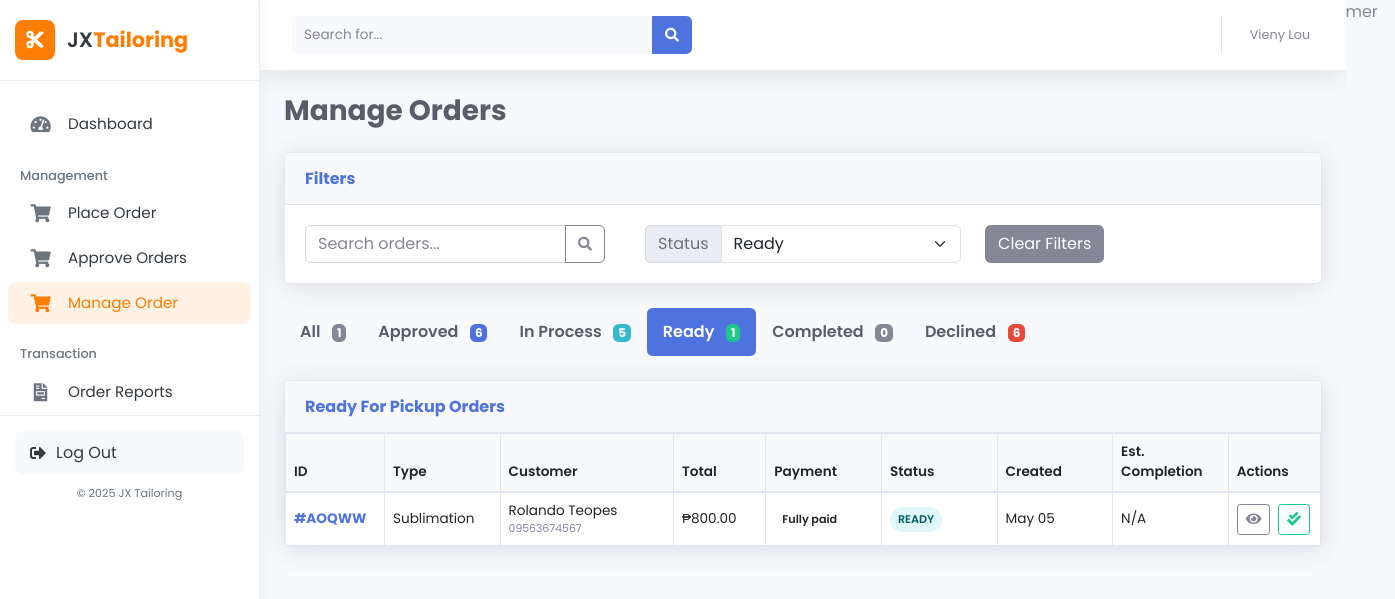
Before: /staff/manage_orders.php?status=ready_for_pickup (signed in) with the older database file.
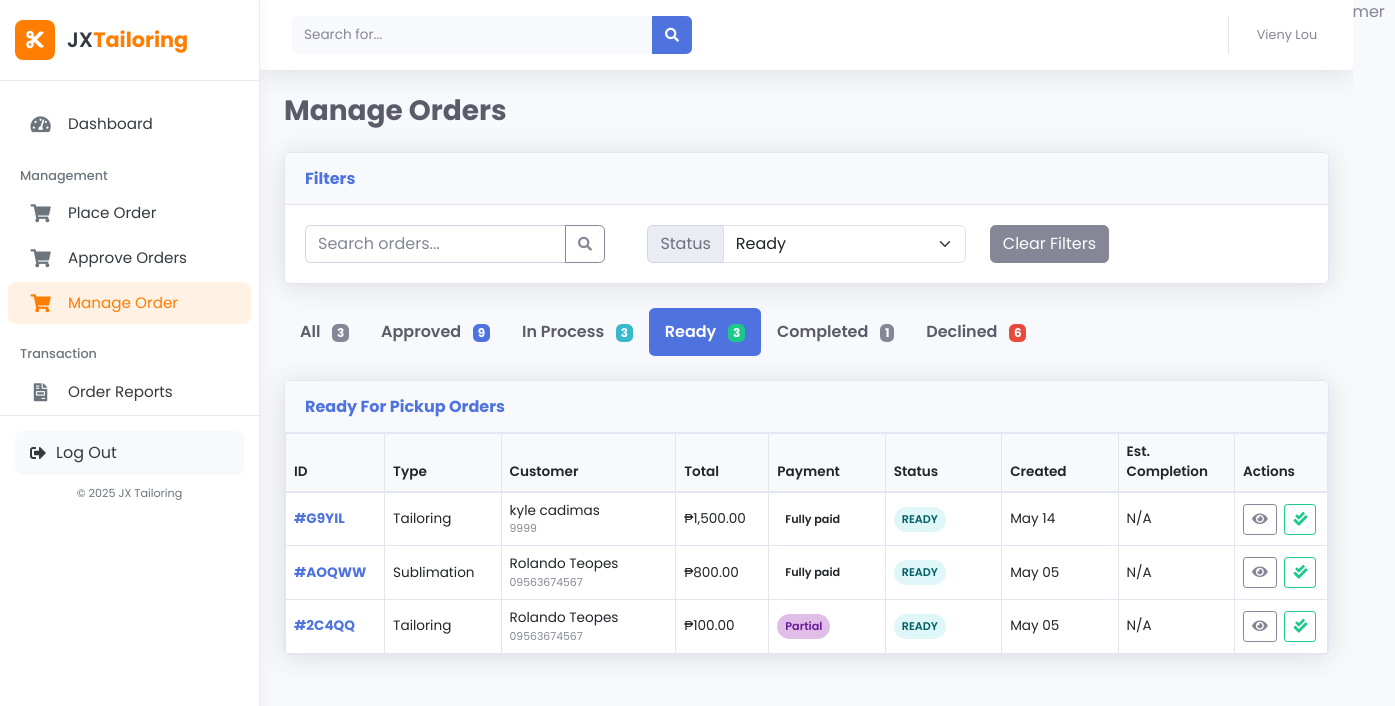
After: the same page with the newer database file.
### tables this page shows
CREATE TABLE `orders` (
  `order_id` varchar(10) NOT NULL,
  `customer_id` int(11) NOT NULL,
  `order_type` enum('tailoring','sublimation') NOT NULL,
  `total_amount` decimal(10,2) NOT NULL,
  `downpayment_amount` decimal(10,2) NOT NULL,
  `payment_method` enum('cash','gcash') NOT NULL,
  `payment_status` enum('pending','downpayment_paid','fully_paid') DEFAULT 'pending',
  `order_status` enum('pending_approval','declined','approved','forward_to_sublimator','in_process','printing_done','ready_for_pickup','completed') DEFAULT 'pending_approval',
  `staff_id` int(11) DEFAULT NULL,
  `manager_id` int(11) DEFAULT NULL,
  `notes` text DEFAULT NULL,
  `created_at` timestamp NOT NULL DEFAULT current_timestamp(),
  `updated_at` timestamp NOT NULL DEFAULT current_timestamp() ON UPDATE current_timestamp(),
  `screenshot_path` varchar(255) DEFAULT NULL,
  `status_history` text DEFAULT NULL
);

CREATE TABLE `customers` (
  `customer_id` int(11) NOT NULL,
  `username` varchar(50) NOT NULL,
  `password` varchar(255) NOT NULL,
  `email` varchar(100) NOT NULL,
  `first_name` varchar(50) NOT NULL,
  `last_name` varchar(50) NOT NULL,
  `phone_number` varchar(20) DEFAULT NULL,
  `address` text DEFAULT NULL,
  `created_at` timestamp NOT NULL DEFAULT current_timestamp(),
  `updated_at` timestamp NOT NULL DEFAULT current_timestamp() ON UPDATE current_timestamp()
);

### staff/manage_orders.php (the view, shortened to what the changed rows need)
<?php
include '../db.php';
$status_filter = isset($_GET['status']) ? $_GET['status'] : 'all';
$page = isset($_GET['page']) ? (int)$_GET['page'] : 1;
$records_per_page = 10;
$offset = ($page - 1) * $records_per_page;
$where_clauses = [];
$params = [];
$types = "";
if ($status_filter != 'all') {
    $where_clauses[] = "o.order_status = ?";
    $params[] = $status_filter;
    $types .= "s";
}
$where_clause = !empty($where_clauses) ? "WHERE " . implode(" AND ", $where_clauses) : "";
$count_query = "SELECT COUNT(*) as total FROM orders o
               LEFT JOIN customers c ON o.customer_id = c.customer_id
               $where_clause";
$stmt = mysqli_prepare($conn, $count_query);
if (!empty($params)) {
    mysqli_stmt_bind_param($stmt, $types, ...$params);
}
mysqli_stmt_execute($stmt);
$count_result = mysqli_stmt_get_result($stmt);
$total_records = mysqli_fetch_assoc($count_result)['total'];
$query = "SELECT o.*, c.first_name, c.last_name, c.email, c.phone_number,
         CASE
            WHEN o.order_type = 'sublimation' THEN s.completion_date
            WHEN o.order_type = 'tailoring' THEN t.completion_date
            ELSE NULL
         END AS completion_date
         FROM orders o
         LEFT JOIN customers c ON o.customer_id = c.customer_id
         LEFT JOIN sublimation_orders s ON o.order_id = s.order_id AND o.order_type = 'sublimation'
         LEFT JOIN tailoring_orders t ON o.order_id = t.order_id AND o.order_type = 'tailoring'
         $where_clause
         ORDER BY
            CASE
                WHEN o.order_status = 'pending_approval' THEN 1
                WHEN o.order_status = 'approved' THEN 2
                WHEN o.order_status = 'in_process' THEN 3
                WHEN o.order_status = 'ready_for_pickup' THEN 4
                WHEN o.order_status = 'completed' THEN 5
                ELSE 6
            END,
            o.created_at DESC
         LIMIT ?, ?";
$stmt = mysqli_prepare($conn, $query);
if (!empty($params)) {
    $types .= "ii";
    $params[] = $offset;
    $params[] = $records_per_page;
    mysqli_stmt_bind_param($stmt, $types, ...$params);
} else {
    mysqli_stmt_bind_param($stmt, "ii", $offset, $records_per_page);
}
mysqli_stmt_execute($stmt);
$result = mysqli_stmt_get_result($stmt);
$status_counts = [
    'all' => $total_records,
    'pending_approval' => 0,
    'approved' => 0,
    'in_process' => 0,
    'ready_for_pickup' => 0,
    'completed' => 0,
    'declined' => 0
];
$count_query = "SELECT order_status, COUNT(*) as count FROM orders GROUP BY order_status";
$count_result = mysqli_query($conn, $count_query);
while ($row = mysqli_fetch_assoc($count_result)) {
    $status_counts[$row['order_status']] = $row['count'];
}
?>
<!DOCTYPE html>
<html lang="en">
<head>
    <link href="https://cdn.jsdelivr.net/npm/bootstrap@5.3.0/dist/css/bootstrap.min.css" rel="stylesheet">
    <link href="vendor/fontawesome-free/css/all.min.css" rel="stylesheet">
    <link href="css/sb-admin-2.min.css" rel="stylesheet">
</head>
<body id="page-top">
    <div id="wrapper">
        <?php include 'sidebar.php'; ?>
        <div id="content-wrapper" class="d-flex flex-column">
            <div id="content">
                <div class="container-fluid">
                    <div class="d-sm-flex align-items-center justify-content-between mb-4">
                        <h1 class="h3 mb-0 text-gray-800 font-weight-bold">
                            Manage Orders
                        </h1>
                    </div>
                    <div class="nav-pills-wrapper">
                        <ul class="nav nav-pills mb-4">
                            <li class="nav-item">
                                <a class="nav-link <?php echo $status_filter == 'all' ? 'active' : ''; ?>" href="?status=all">
                                    All <span class="badge bg-secondary"><?php echo $status_counts['all']; ?></span>
                                </a>
                            </li>
                            <li class="nav-item">
                                <a class="nav-link <?php echo $status_filter == 'approved' ? 'active' : ''; ?>" href="?status=approved">
                                    Approved <span class="badge bg-primary"><?php echo $status_counts['approved']; ?></span>
                                </a>
                            </li>
                            <li class="nav-item">
                                <a class="nav-link <?php echo $status_filter == 'in_process' ? 'active' : ''; ?>" href="?status=in_process">
                                    In Process <span class="badge bg-info"><?php echo $status_counts['in_process']; ?></span>
                                </a>
                            </li>
                            <li class="nav-item">
                                <a class="nav-link <?php echo $status_filter == 'ready_for_pickup' ? 'active' : ''; ?>" href="?status=ready_for_pickup">
                                    Ready <span class="badge bg-success"><?php echo $status_counts['ready_for_pickup']; ?></span>
                                </a>
                            </li>
                            <li class="nav-item">
                                <a class="nav-link <?php echo $status_filter == 'completed' ? 'active' : ''; ?>" href="?status=completed">
                                    Completed <span class="badge bg-secondary"><?php echo $status_counts['completed']; ?></span>
                                </a>
                            </li>
                        </ul>
                    </div>
                    <div class="card shadow mb-4">
                        <div class="card-body p-0">
                            <?php if (mysqli_num_rows($result) > 0): ?>
                                <div class="table-responsive">
                                    <table class="table table-bordered table-hover mb-0">
                                        <thead>
                                            <tr>
                                                <th class="col-id">ID</th>
                                                <th class="col-type d-none d-md-table-cell">Type</th>
                                                <th class="col-customer">Customer</th>
                                                <th class="col-total d-none d-lg-table-cell">Total</th>
                                                <th class="col-payment">Payment</th>
                                                <th class="col-status">Status</th>
                                                <th class="col-created d-none d-md-table-cell">Created</th>
                                                <th class="col-completion d-none d-xl-table-cell">Est. Completion</th>
                                                <th class="col-actions">Actions</th>
                                            </tr>
                                        </thead>
                                        <tbody>
                                            <?php while ($order = mysqli_fetch_assoc($result)):
                                            ?>
                                                <tr class="order-row">
                                                    <td>
                                                        <a href="view_order.php?id=<?php echo htmlspecialchars($order['order_id']); ?>" class="font-weight-bold">
                                                            #<?php echo htmlspecialchars($order['order_id']); ?>
                                                        </a>
                                                    </td>
                                                    <td class="d-none d-md-table-cell">
                                                        <?php echo ucfirst(htmlspecialchars($order['order_type'])); ?>
                                                    </td>
                                                    <td>
                                                        <div class="text-truncate-custom"><?php echo htmlspecialchars($order['first_name'] . ' ' . $order['last_name']); ?></div>
                                                        <small class="text-muted d-block text-truncate-custom"><?php echo htmlspecialchars($order['phone_number']); ?></small>
                                                    </td>
                                                    <td class="d-none d-lg-table-cell">₱<?php echo number_format($order['total_amount'], 2); ?></td>
                                                    <td>
                                                        <?php
                                                        $payment_class = '';
                                                        switch ($order['payment_status']) {
                                                            case 'partial':
                                                            case 'downpayment_paid':
                                                                $payment_class = 'payment-partial';
                                                                break;
                                                        }
                                                        $payment_status = str_replace('_', ' ', ucwords($order['payment_status']));
                                                        if (in_array($order['payment_status'], ['downpayment_paid'])) {
                                                            $payment_status = 'Partial';
                                                        }
                                                        ?>
                                                        <span class="payment-badge <?php echo $payment_class; ?>">
                                                            <?php echo $payment_status; ?>
                                                        </span>
                                                    </td>
                                                    <td>
                                                        <?php
                                                        $status_class = '';
                                                        switch ($order['order_status']) {
                                                            case 'ready_for_pickup':
                                                                $status_class = 'status-ready';
                                                                $status_text = 'Ready';
                                                                break;
                                                        }
                                                        ?>
                                                        <span class="status-badge <?php echo $status_class; ?>">
                                                            <?php echo $status_text; ?>
                                                        </span>
                                                    </td>
                                                    <td class="d-none d-md-table-cell">
                                                        <?php echo date('M d', strtotime($order['created_at'])); ?>
                                                    </td>
                                                    <td class="d-none d-xl-table-cell">
                                                        <?php
                                                        if ($order['completion_date']) {
                                                            echo date('M d', strtotime($order['completion_date']));
                                                        } else {
                                                            echo 'N/A';
                                                        }
                                                        ?>
                                                    </td>
<td>
    <a href="view_order.php?id=<?php echo $order['order_id']; ?>"
       class="btn btn-sm btn-outline-secondary me-1"
       data-bs-toggle="tooltip" title="View Details">
        <i class="fas fa-eye"></i>
    </a>
    <?php if ($order['order_status'] == 'ready_for_pickup'): ?>
    <a href="javascript:void(0)"
       class="btn btn-sm btn-outline-success"
       onclick="markCompleted('<?php echo $order['order_id']; ?>')"
       data-bs-toggle="tooltip" title="Mark Completed">
        <i class="fas fa-check-double"></i>
    </a>
    <?php endif; ?>
</td>
                                                </tr>
                                            <?php endwhile; ?>
                                        </tbody>
                                    </table>
                                </div>
                            <?php endif; ?>
                        </div>
                    </div>
                </div>
            </div>
        </div>
    </div>
</body>
</html>
    <?php
    $conn->begin_transaction();
    try {
        $customer_query = "SELECT c.customer_id, c.first_name, c.last_name, o.order_type
                          FROM orders o
                          JOIN customers c ON o.customer_id = c.customer_id
                          WHERE o.order_id = ?";
        $stmt = $conn->prepare($customer_query);
        $stmt->bind_param("s", $order_id);
        $stmt->execute();
        $result = $stmt->get_result();
        $customer_data = $result->fetch_assoc();
        if (!$customer_data) {
            throw new Exception("Customer information not found");
        }
        $conn->commit();
    } catch (Exception $e) {
        $conn->rollback();
        echo json_encode(['status' => 'error', 'message' => $e->getMessage()]);
    }
?>

Changed rows visible on the page:
added orders: order_id "G9YIL", order_type "Tailoring", customer.last_name "kyle cadimas", customer.phone_number "9999", total_amount "1,500.00", payment_status "Fully paid", order_status "READY", created_at "May 14"
now on this page (row edited): orders: order_id "2C4QQ", order_type "Tailoring", customer.last_name "Rolando Teopes", customer.phone_number "09563674567", total_amount "100.00", payment_status "Partial", order_status "READY", created_at "May 05"
Other visible differences:
$status_counts['all']: "1" → "3"
$status_counts['approved']: "6" → "9"
$status_counts['in_process']: "5" → "3"
$status_counts['ready_for_pickup']: "1" → "3"
$status_counts['completed']: "0" → "1"
